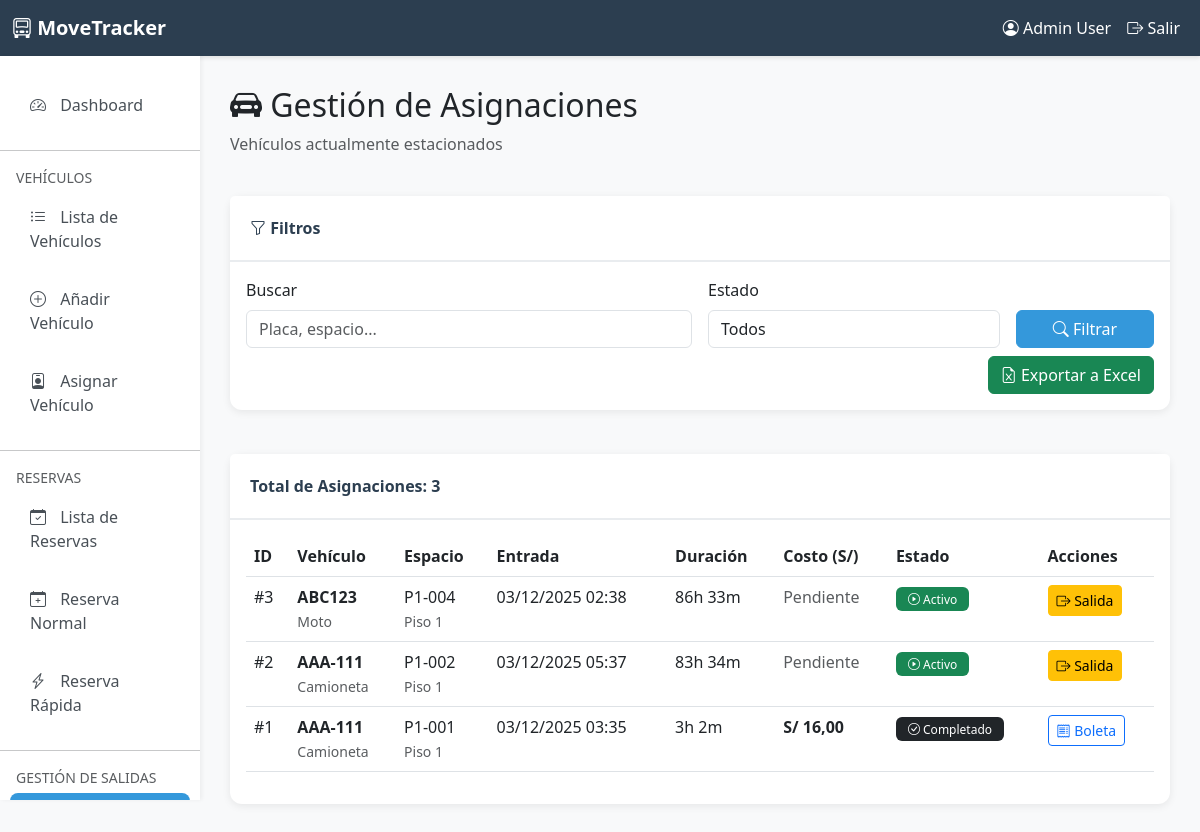
The page /parking/assignments/ (signed in) on the database as committed earlier.
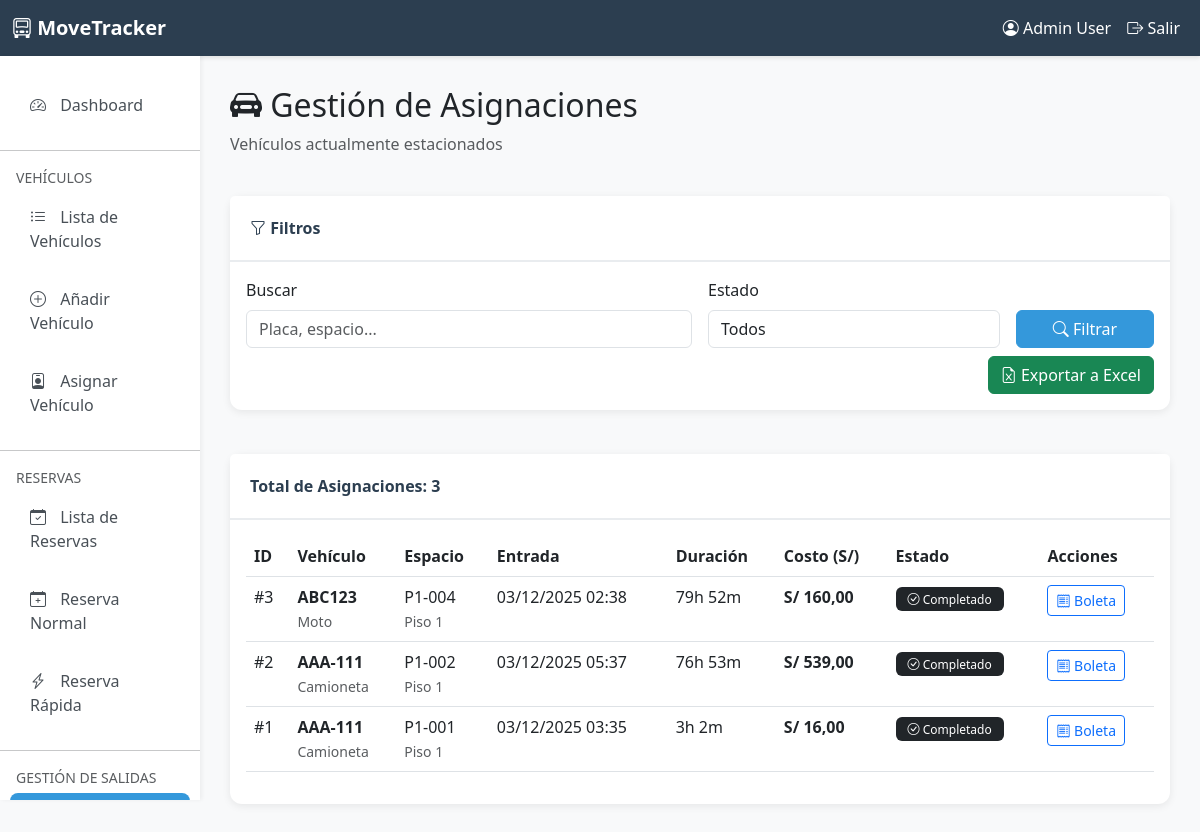
The same page on the database as committed later.
### parking/models.py (models this page shows, shortened)
class ParkingAssignment(models.Model):
    class AssignmentStatus(models.TextChoices):
        ACTIVE = 'ACTIVE', 'Activo'
        COMPLETED = 'COMPLETED', 'Completado'
        CANCELLED = 'CANCELLED', 'Cancelado'
    class PaymentMethod(models.TextChoices):
        CASH = 'CASH', 'Efectivo'
        CARD = 'CARD', 'Tarjeta'
        YAPE = 'YAPE', 'Yape'
        PLIN = 'PLIN', 'Plin'
    vehicle = models.ForeignKey(
        Vehicle,
        on_delete=models.CASCADE,
        related_name='parking_assignments',
        verbose_name='Vehículo'
    )
    parking_space = models.ForeignKey(
        ParkingSpace,
        on_delete=models.CASCADE,
        related_name='assignments',
        verbose_name='Espacio de Estacionamiento'
    )
    status = models.CharField(
        max_length=20,
        choices=AssignmentStatus.choices,
        default=AssignmentStatus.ACTIVE,
        verbose_name='Estado'
    )
    entry_time = models.DateTimeField(
        auto_now_add=True,
        verbose_name='Hora de Entrada'
    )
    exit_time = models.DateTimeField(
        null=True,
        blank=True,
        verbose_name='Hora de Salida'
    )
    planned_exit_time = models.DateTimeField(
        null=True,
        blank=True,
        verbose_name='Hora de Salida Planificada',
        help_text='Hora estimada de salida'
    )
    total_cost = models.DecimalField(
        max_digits=10,
        decimal_places=2,
        null=True,
        blank=True,
        verbose_name='Costo Total'
    )
    payment_method = models.CharField(
        max_length=20,
        choices=PaymentMethod.choices,
        null=True,
        blank=True,
        verbose_name='Método de Pago'
    )
    receipt_number = models.CharField(
        max_length=20,
        null=True,
        blank=True,
        unique=True,
        verbose_name='Número de Boleta'
    )
    notes = models.TextField(
        blank=True,
        verbose_name='Observaciones'
    )
    assigned_by = models.ForeignKey(
        User,
        on_delete=models.SET_NULL,
        null=True,
        related_name='parking_assignments_created',
        verbose_name='Asignado por'
    )
    completed_by = models.ForeignKey(
        User,
        on_delete=models.SET_NULL,
        null=True,
        blank=True,
        related_name='parking_assignments_completed',
        verbose_name='Completado por'
    )
    created_at = models.DateTimeField(auto_now_add=True, verbose_name='Fecha de Creación')
    updated_at = models.DateTimeField(auto_now=True, verbose_name='Última Actualización')
    class Meta:
        verbose_name = 'Asignación de Estacionamiento'
        verbose_name_plural = 'Asignaciones de Estacionamiento'
        ordering = ['-entry_time']
        indexes = [
            models.Index(fields=['status', 'entry_time']),
            models.Index(fields=['vehicle', 'status']),
        ]

class Vehicle(models.Model):
    owner = models.ForeignKey(
        User,
        on_delete=models.CASCADE,
        related_name='vehicles',
        verbose_name='Propietario',
        null=True,
        blank=True
    )
    vehicle_type = models.CharField(
        max_length=20,
        choices=VehicleType.choices,
        verbose_name='Tipo de Vehículo'
    )
    brand = models.CharField(
        max_length=50,
        null=True,
        blank=True,
        verbose_name='Marca',
        help_text='Marca del vehículo (opcional)'
    )
    model = models.CharField(
        max_length=50,
        null=True,
        blank=True,
        verbose_name='Modelo',
        help_text='Modelo del vehículo (opcional)'
    )
    year = models.PositiveIntegerField(
        null=True,
        blank=True,
        verbose_name='Año',
        validators=[MinValueValidator(1900), MaxValueValidator(2100)],
        help_text='Año de fabricación (opcional)'
    )
    color = models.CharField(max_length=30, verbose_name='Color')
    license_plate = models.CharField(
        max_length=20,
        unique=True,
        verbose_name='Placa',
        help_text='Número de placa del vehículo'
    )
    is_active = models.BooleanField(default=True, verbose_name='Activo')
    created_at = models.DateTimeField(auto_now_add=True, verbose_name='Fecha de Registro')
    updated_at = models.DateTimeField(auto_now=True, verbose_name='Última Actualización')
    registered_by = models.ForeignKey(
        User,
        on_delete=models.SET_NULL,
        null=True,
        related_name='registered_vehicles',
        verbose_name='Registrado por'
    )
    class Meta:
        verbose_name = 'Vehículo'
        verbose_name_plural = 'Vehículos'
        ordering = ['-created_at']
        indexes = [
            models.Index(fields=['license_plate']),
            models.Index(fields=['owner', 'is_active']),
        ]

class ParkingSpace(models.Model):
    class SpaceStatus(models.TextChoices):
        AVAILABLE = 'AVAILABLE', 'Disponible'
        OCCUPIED = 'OCCUPIED', 'Ocupado'
        RESERVED = 'RESERVED', 'Reservado'
        MAINTENANCE = 'MAINTENANCE', 'En Mantenimiento'
    floor = models.ForeignKey(
        ParkingFloor,
        on_delete=models.CASCADE,
        related_name='spaces',
        verbose_name='Piso'
    )
    space_number = models.PositiveIntegerField(
        verbose_name='Número de Espacio',
        validators=[MinValueValidator(1)]
    )
    status = models.CharField(
        max_length=20,
        choices=SpaceStatus.choices,
        default=SpaceStatus.AVAILABLE,
        verbose_name='Estado'
    )
    is_active = models.BooleanField(default=True, verbose_name='Espacio Activo')
    created_at = models.DateTimeField(auto_now_add=True, verbose_name='Fecha de Creación')
    updated_at = models.DateTimeField(auto_now=True, verbose_name='Última Actualización')
    class Meta:
        verbose_name = 'Espacio de Estacionamiento'
        verbose_name_plural = 'Espacios de Estacionamiento'
        ordering = ['floor__floor_number', 'space_number']
        unique_together = [['floor', 'space_number']]
        indexes = [
            models.Index(fields=['status', 'is_active']),
        ]
    @property
    def full_code(self):
        return f"P{self.floor.floor_number}-{str(self.space_number).zfill(3)}"

class ParkingFloor(models.Model):
    configuration = models.ForeignKey(
        ParkingConfiguration,
        on_delete=models.CASCADE,
        related_name='floors',
        verbose_name='Configuración'
    )
    floor_number = models.PositiveIntegerField(
        verbose_name='Número de Piso',
        validators=[MinValueValidator(1)]
    )
    floor_name = models.CharField(
        max_length=50,
        verbose_name='Nombre del Piso',
        blank=True,
        help_text='Ej: Piso 1, Sótano 1, etc.'
    )
    is_active = models.BooleanField(default=True, verbose_name='Piso Activo')
    created_at = models.DateTimeField(auto_now_add=True, verbose_name='Fecha de Creación')
    class Meta:
        verbose_name = 'Piso de Estacionamiento'
        verbose_name_plural = 'Pisos de Estacionamiento'
        ordering = ['floor_number']
        unique_together = [['configuration', 'floor_number']]

### parking/views.py (the view)
# urls.py: path('assignments/', views.assignment_list, name='assignment_list'),
@login_required
@user_passes_test(is_admin_or_worker, login_url='user:login')
def assignment_list(request):
    assignments = ParkingAssignment.objects.select_related(
        'vehicle', 'parking_space', 'parking_space__floor', 'assigned_by', 'completed_by'
    ).all().order_by('-id')
    search = request.GET.get('search', '')
    status = request.GET.get('status', '')
    if search:
        assignments = assignments.filter(
            Q(vehicle__license_plate__icontains=search) |
            Q(parking_space__space_number__icontains=search) |
            Q(receipt_number__icontains=search)
        )
    if status == 'active':
        assignments = assignments.filter(status=ParkingAssignment.AssignmentStatus.ACTIVE)
    elif status == 'completed':
        assignments = assignments.filter(status=ParkingAssignment.AssignmentStatus.COMPLETED)
    context = {
        'assignments': assignments,
        'title': 'Gestión de Asignaciones',
        'search': search,
        'status': status,
        'now': timezone.now()
    }
    return render(request, 'parking/assignment_list.html', context)

### parking/templatetags/parking_extras.py (called while the page is built)
@register.filter
def time_since_now(value):
    if not value:
        return ""
    now = timezone.now()
    delta = now - value
    total_minutes = int(delta.total_seconds() / 60)
    hours = total_minutes // 60
    minutes = total_minutes % 60
    if hours > 0:
        return f"{hours}h {minutes}m"
    return f"{minutes}m"

@register.filter
def duration_between(start, end):
    if not start or not end:
        return ""
    delta = end - start
    total_minutes = int(delta.total_seconds() / 60)
    hours = total_minutes // 60
    minutes = total_minutes % 60
    if hours > 0:
        return f"{hours}h {minutes}m"
    return f"{minutes}m"

### parking/views.py (called while the page is built)
def is_admin_or_worker(user):
    if not user.is_authenticated:
        return False
    if user.is_superuser:
        return True
    if hasattr(user, 'role'):
        return user.role in ['ADMIN', 'WORKER']
    return user.is_staff

### parking/templates/parking/assignment_list.html (shortened to what the changed rows need)
{% extends 'parking/base.html' %}
{% block content %}
<div class="row mb-4">
    <div class="col-12">
        <h2><i class="bi bi-car-front-fill"></i> {{ title }}</h2>
    </div>
</div>
<div class="row">
    <div class="col-12">
        <div class="card">
            <div class="card-body">
                {% if assignments %}
                    <div class="table-responsive">
                        <table class="table table-hover">
                            <thead>
                                <tr>
                                    <th>ID</th>
                                    <th>Vehículo</th>
                                    <th>Espacio</th>
                                    <th>Entrada</th>
                                    <th>Duración</th>
                                    <th>Costo (S/)</th>
                                    <th>Estado</th>
                                    <th>Acciones</th>
                                </tr>
                            </thead>
                            <tbody>
                                {% for assignment in assignments %}
                                    <tr>
                                        <td>#{{ assignment.id }}</td>
                                        <td>
                                            <strong>{{ assignment.vehicle.license_plate }}</strong><br>
                                            <small class="text-muted">{{ assignment.vehicle.get_vehicle_type_display }}</small>
                                        </td>
                                        <td>
                                            {{ assignment.parking_space.full_code }}<br>
                                            <small class="text-muted">Piso {{ assignment.parking_space.floor.floor_number }}</small>
                                        </td>
                                        <td>{{ assignment.entry_time|date:"d/m/Y H:i" }}</td>
                                        <td>
                                            {% if assignment.status == 'ACTIVE' %}
                                                {% load parking_extras %}
                                                {{ assignment.entry_time|time_since_now }}
                                            {% elif assignment.exit_time %}
                                                {% load parking_extras %}
                                                {{ assignment.entry_time|duration_between:assignment.exit_time }}
                                            {% else %}
                                                -
                                            {% endif %}
                                        </td>
                                        <td>
                                            {% if assignment.total_cost %}
                                                <strong>S/ {{ assignment.total_cost|floatformat:2 }}</strong>
                                            {% else %}
                                                <span class="text-muted">Pendiente</span>
                                            {% endif %}
                                        </td>
                                        <td>
                                            {% if assignment.status == 'ACTIVE' %}
                                                <span class="badge bg-success">
                                                    <i class="bi bi-play-circle"></i> Activo
                                                </span>
                                            {% elif assignment.status == 'COMPLETED' %}
                                                <span class="badge bg-dark">
                                                    <i class="bi bi-check-circle"></i> Completado
                                                </span>
                                            {% else %}
                                                <span class="badge bg-secondary">{{ assignment.get_status_display }}</span>
                                            {% endif %}
                                        </td>
                                        <td>
                                            {% if assignment.status == 'ACTIVE' %}
                                                <a href="{% url 'parking:checkout' assignment.id %}"
                                                   class="btn btn-sm btn-warning"
                                                   title="Registrar Salida">
                                                    <i class="bi bi-box-arrow-right"></i> Salida
                                                </a>
                                            {% elif assignment.receipt_number %}
                                                <a href="{% url 'parking:print_receipt' assignment.id %}"
                                                   class="btn btn-sm btn-outline-primary"
                                                   title="Ver Boleta"
                                                   target="_blank">
                                                    <i class="bi bi-receipt"></i> Boleta
                                                </a>
                                            {% endif %}
                                        </td>
                                    </tr>
                                {% endfor %}
                            </tbody>
                        </table>
                    </div>
                {% else %}
                    <div class="text-center py-5">
                        <i class="bi bi-car-front" style="font-size: 3rem; color: #ccc;"></i>
                        <p class="text-muted mt-3">No se encontraron asignaciones.</p>
                    </div>
                {% endif %}
            </div>
        </div>
    </div>
</div>
{% endblock %}

Rows that differ between the two databases and show on the page:
changed ParkingAssignment "ABC123": entry_time|duration_between (not shown) → "79h 52m"; total_cost (not shown) → "160,00"; entry_time "86h 33m" → (not shown); total_cost "Pendiente" → "S/"; status "Activo Salida" → "Completado Boleta"
changed ParkingAssignment id 2: entry_time|duration_between (not shown) → "76h 53m"; total_cost (not shown) → "539,00"; entry_time "83h 34m" → (not shown); total_cost "Pendiente" → "S/"; status "Activo Salida" → "Completado Boleta"
